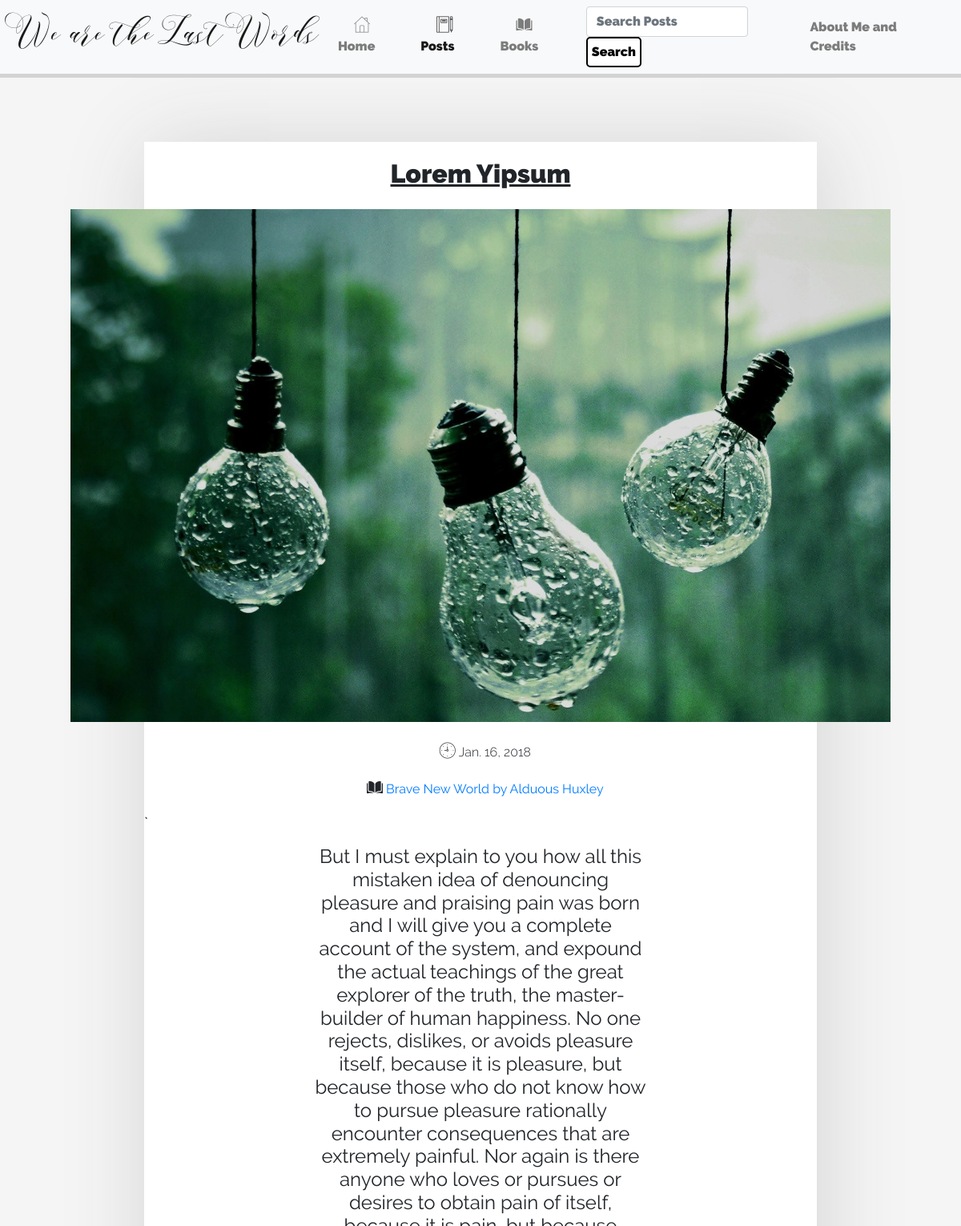
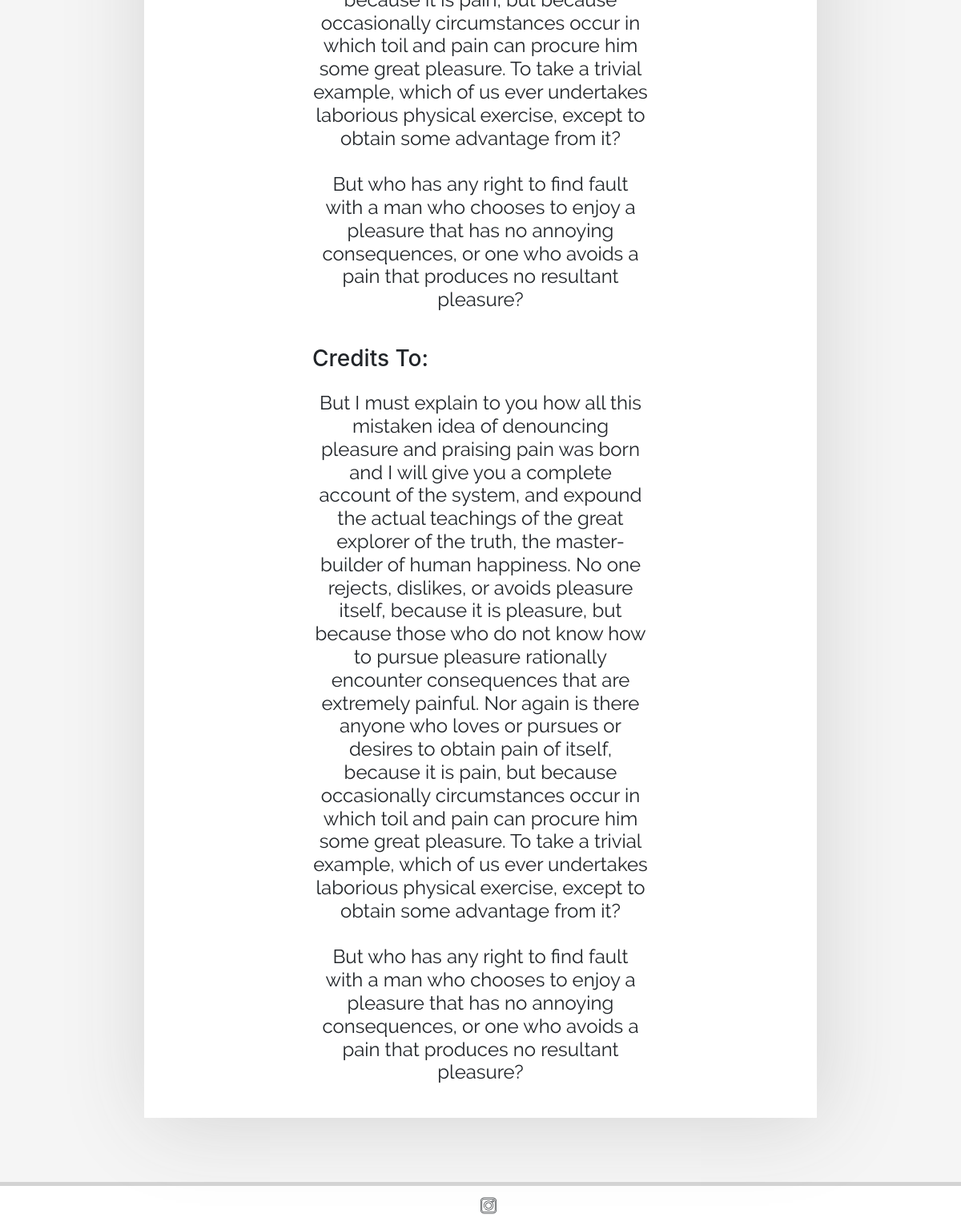
The page /post/8/ on the database its author committed (2 pictures, top to bottom).
### blogsite/models.py (models this page shows, shortened)
class Post(models.Model):
    Book = models.ForeignKey(Reccommended_Book, blank=True, null=True)
    title = models.CharField(max_length=50)
    date = models.DateField(default=datetime.now)
    text = models.TextField()
    Post_Image = models.ImageField(upload_to='post_imgs/', blank=True, null=True)
    credits = models.TextField(blank=True)

class Reccommended_Book(models.Model):
    book_title= models.CharField(max_length=50)
    genre = models.CharField(max_length=50)
    author = models.CharField(max_length=50)
    Book_Image = models.ImageField(blank=True, upload_to='post_imgs/')
    Buy_Link = models.CharField(max_length = 2083, blank=True)
    def __str__(self):
        return self.book_title + ' by ' + self.author

### blogsite/views.py (the view)
# urls.py: url(r'^post/(?P<pk>[0-9]+)/$', views.PostDetailView.as_view(), name='post-view'),
class PostDetailView(DetailView):
    template_name = 'blogsite/postview.html'
    model = Post
    context_object_name = 'post'

### blogsite/templates/blogsite/postview.html (shortened to what this page needs)
{% extends 'blogsite/base.html' %}
{% block posts %} active {% endblock %}
{% block body %}
<div class="post-view-body">
<div class = "post-view-wrapper" >
<div class="post-view-title-wrapper">
    <h2 class="post-title"> <u>{{post.title}} </u></h2>
</div>
    {% if post.Post_Image %}
            <div class="post-view" >
               <img src="{{post.Post_Image.url}}" class="post-view-image"\>
            </div>
                    <div class="post-view-text-wrapper">
                        <p class="date-post flaticon-clock"> {{post.date}}</p>
                    </div>
                    {% if post.Book %}
                    <div class="date-post-wrapper">
                        <p class="book-post flaticon-open-book"> <a href="{% url 'blogsite:book-view' post.Book.pk %}">{{post.Book}}</a></p>
                    </div>
    `               {% endif %}
                    <div class="post-view-text-box">
                    <h4 class="post-view-text"style="display:block;" >
                        {{post.text|linebreaksbr}}
                    </h4>
                    </div>
        {% endif %}
    {% if post.credits %}
        <h3 class="post-view-credits" >Credits To:</h3>
<div class="post-view-text-box">
                    <h4 class="post-view-text" >
                        {{post.text|linebreaksbr}}
                    </h4>
                    </div>
    {% endif %}
</div>
</div>
{% endblock %}

### blogsite/static/css/styles.css (style rules this page uses)
body { background-color:#F5F5F5; }
.date-post { margin-top:2.5%; margin-left:-1%; font-family:Raleway-Light; display:block; }
.date-post-wrapper { display:flex;justify-content:center; }
.post-view-text-box { display:flex;justify-content:center; }
.post-title { font-family: Hero; }
.post-view-title-wrapper { margin-top:2.5%; display:flex; justify-content:center; }
.post-view { display:flex; justify-content:center; flex-wrap:wrap; }
.post-view-text { margin-top:2%; margin-bottom:5%; width:50%; text-align:center; font-family:Synthesia; display:block; }
.post-view-body { display:flex; justify-content:center; background-color:#F5F5F5; }
.post-view-wrapper { margin-top:5em; margin-bottom:5em; width:70%; background-color:white; box-shadow:5px 5px 100px #d3d3d3; }
.post-view-image { max-height:720px; max-width:1024px; width:auto; height:auto; display:block; margin-top:2%; }
.post-view-credits { margin-left:25%; }
.post-view-text-wrapper { display:flex; justify-content:center; }
.book-post { margin-left:-1%; font-family:Synthesia; }

### rows shown on the page
Post: title "Lorem Yipsum", Post_Image (picture), date "Jan. 16, 2018", Book "Brave New World by Alduous Huxley", text "But I must explain to you how all this mistaken idea of denouncing pleasure and praising pain was born and I will give you a complete account of the system, and expound the actual teachings of the great explorer of the truth, the master-builder of human happiness. No one rejects, dislikes, or avoids pleasure itself, because it is pleasure, but because those who do not know how to pursue pleasure rationally encounter consequences that are extremely painful. Nor again is there anyone who loves or pursues or desires to obtain pain of itself, because it is pain, but because occasionally circumstances occur in which toil and pain can procure him some great pleasure. To take a trivial example,…"
